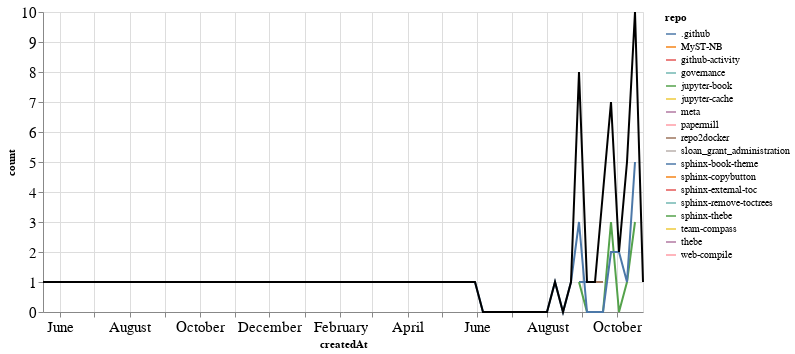

Notebook code for this chart:
### Markdown cell above
### PRs

### Code cell
prs_time = prs.groupby('repo').resample('W', on='createdAt').count()['author'].reset_index()
prs_time = prs_time.rename(columns={'author': 'count'})
prs_time_total = prs_time.groupby('createdAt').agg({"count": "sum"}).reset_index()

ch1 = alt.Chart(prs_time, width=600).mark_line().encode(
    x='createdAt',
    y='count',
    color='repo',
    tooltip="repo"
)

ch2 = alt.Chart(prs_time_total, width=600).mark_line(color="black").encode(
    x='createdAt',
    y='count',
)

ch1 + ch2

### Figure 1 — Vega-Lite specification as saved in the notebook (floating-point values rounded to 4 significant figures)
{"config": {"axisLeft": {"labelFontSize": 15}, "axisBottom": {"labelFontSize": 15}}, "layer": [{"data": {"name": "data-e86f771611674dcb91b41892a1bbc91e"}, "mark": "line", "encoding": {"color": {"type": "nominal", "field": "repo"}, "tooltip": {"type": "nominal", "field": "repo"}, "x": {"type": "temporal", "field": "createdAt"}, "y": {"type": "quantitative", "field": "count"}}, "width": 600}, {"data": {"name": "data-df382770636ef4720c5945812641e9df"}, "mark": {"type": "line", "color": "black"}, "encoding": {"x": {"type": "temporal", "field": "createdAt"}, "y": {"type": "quantitative", "field": "count"}}, "width": 600}], "$schema": "https://vega.github.io/schema/vega-lite/v4.8.1.json", "datasets": {"data-e86f771611674dcb91b41892a1bbc91e": [{"repo": ".github", "createdAt": "2021-08-29T00:00:00", "count": 1}, {"repo": ".github", "createdAt": "2021-09-05T00:00:00", "count": 1}, {"repo": "MyST-NB", "createdAt": "2021-10-10T00:00:00", "count": 1}, {"repo": "github-activity", "createdAt": "2021-04-04T00:00:00", "count": 1}, {"repo": "governance", "createdAt": "2021-09-19T00:00:00", "count": 2}, {"repo": "jupyter-book", "createdAt": "2021-08-29T00:00:00", "count": 1}, {"repo": "jupyter-book", "createdAt": "2021-09-05T00:00:00", "count": 0}, {"repo": "jupyter-book", "createdAt": "2021-09-12T00:00:00", "count": 0}, {"repo": "jupyter-book", "createdAt": "2021-09-19T00:00:00", "count": 0}, {"repo": "jupyter-book", "createdAt": "2021-09-26T00:00:00", "count": 3}, {"repo": "jupyter-book", "createdAt": "2021-10-03T00:00:00", "count": 0}, {"repo": "jupyter-book", "createdAt": "2021-10-10T00:00:00", "count": 1}, {"repo": "jupyter-book", "createdAt": "2021-10-17T00:00:00", "count": 3}, {"repo": "jupyter-cache", "createdAt": "2020-05-17T00:00:00", "count": 1}, {"repo": "meta", "createdAt": "2021-10-10T00:00:00", "count": 1}, {"repo": "papermill", "createdAt": "2021-08-29T00:00:00", "count": 1}, {"repo": "repo2docker", "createdAt": "2021-09-12T00:00:00", "count": 1}, {"repo": "repo2docker", "createdAt": "2021-09-19T00:00:00", "count": 1}, {"repo": "sloan_grant_administration", "createdAt": "2021-10-10T00:00:00", "count": 1}, {"repo": "sphinx-book-theme", "createdAt": "2021-05-30T00:00:00", "count": 1}, {"repo": "sphinx-book-theme", "createdAt": "2021-06-06T00:00:00", "count": 0}, {"repo": "sphinx-book-theme", "createdAt": "2021-06-13T00:00:00", "count": 0}, {"repo": "sphinx-book-theme", "createdAt": "2021-06-20T00:00:00", "count": 0}, {"repo": "sphinx-book-theme", "createdAt": "2021-06-27T00:00:00", "count": 0}, {"repo": "sphinx-book-theme", "createdAt": "2021-07-04T00:00:00", "count": 0}, {"repo": "sphinx-book-theme", "createdAt": "2021-07-11T00:00:00", "count": 0}, {"repo": "sphinx-book-theme", "createdAt": "2021-07-18T00:00:00", "count": 0}, {"repo": "sphinx-book-theme", "createdAt": "2021-07-25T00:00:00", "count": 0}, {"repo": "sphinx-book-theme", "createdAt": "2021-08-01T00:00:00", "count": 0}, {"repo": "sphinx-book-theme", "createdAt": "2021-08-08T00:00:00", "count": 1}, {"repo": "sphinx-book-theme", "createdAt": "2021-08-15T00:00:00", "count": 0}, {"repo": "sphinx-book-theme", "createdAt": "2021-08-22T00:00:00", "count": 1}, {"repo": "sphinx-book-theme", "createdAt": "2021-08-29T00:00:00", "count": 3}, {"repo": "sphinx-book-theme", "createdAt": "2021-09-05T00:00:00", "count": 0}, {"repo": "sphinx-book-theme", "createdAt": "2021-09-12T00:00:00", "count": 0}, {"repo": "sphinx-book-theme", "createdAt": "2021-09-19T00:00:00", "count": 0}, {"repo": "sphinx-book-theme", "createdAt": "2021-09-26T00:00:00", "count": 2}, {"repo": "sphinx-book-theme", "createdAt": "2021-10-03T00:00:00", "count": 2}, {"repo": "sphinx-book-theme", "createdAt": "2021-10-10T00:00:00", "count": 1}, {"repo": "sphinx-book-theme", "createdAt": "2021-10-17T00:00:00", "count": 5}, {"repo": "sphinx-copybutton", "createdAt": "2021-10-17T00:00:00", "count": 2}, {"repo": "sphinx-external-toc", "createdAt": "2021-09-19T00:00:00", "count": 1}, {"repo": "sphinx-remove-toctrees", "createdAt": "2021-10-24T00:00:00", "count": 1}, {"repo": "sphinx-thebe", "createdAt": "2021-08-29T00:00:00", "count": 2}, {"repo": "team-compass", "createdAt": "2021-09-26T00:00:00", "count": 1}, {"repo": "thebe", "createdAt": "2020-11-01T00:00:00", "count": 1}, {"repo": "web-compile", "createdAt": "2021-09-26T00:00:00", "count": 1}], "data-df382770636ef4720c5945812641e9df": [{"createdAt": "2020-05-17T00:00:00", "count": 1}, {"createdAt": "2020-11-01T00:00:00", "count": 1}, {"createdAt": "2021-04-04T00:00:00", "count": 1}, {"createdAt": "2021-05-30T00:00:00", "count": 1}, {"createdAt": "2021-06-06T00:00:00", "count": 0}, {"createdAt": "2021-06-13T00:00:00", "count": 0}, {"createdAt": "2021-06-20T00:00:00", "count": 0}, {"createdAt": "2021-06-27T00:00:00", "count": 0}, {"createdAt": "2021-07-04T00:00:00", "count": 0}, {"createdAt": "2021-07-11T00:00:00", "count": 0}, {"createdAt": "2021-07-18T00:00:00", "count": 0}, {"createdAt": "2021-07-25T00:00:00", "count": 0}, {"createdAt": "2021-08-01T00:00:00", "count": 0}, {"createdAt": "2021-08-08T00:00:00", "count": 1}, {"createdAt": "2021-08-15T00:00:00", "count": 0}, {"createdAt": "2021-08-22T00:00:00", "count": 1}, {"createdAt": "2021-08-29T00:00:00", "count": 8}, {"createdAt": "2021-09-05T00:00:00", "count": 1}, {"createdAt": "2021-09-12T00:00:00", "count": 1}, {"createdAt": "2021-09-19T00:00:00", "count": 4}, {"createdAt": "2021-09-26T00:00:00", "count": 7}, {"createdAt": "2021-10-03T00:00:00", "count": 2}, {"createdAt": "2021-10-10T00:00:00", "count": 5}, {"createdAt": "2021-10-17T00:00:00", "count": 10}, {"createdAt": "2021-10-24T00:00:00", "count": 1}]}}
